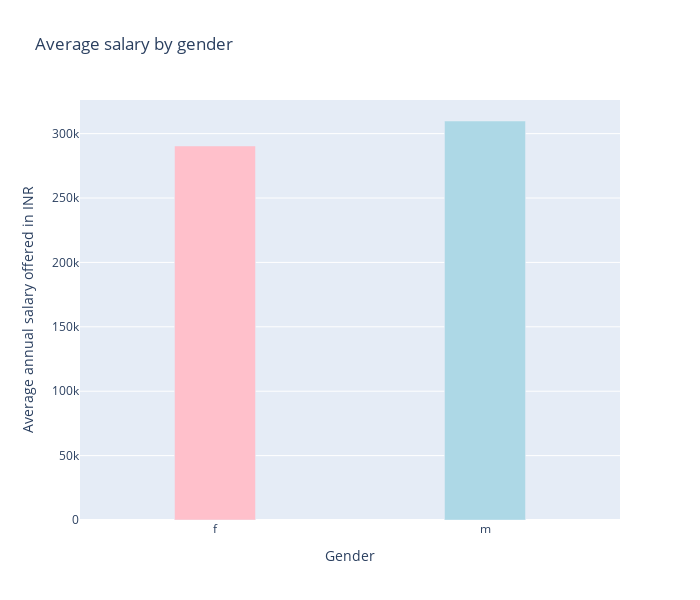

Notebook code cell kept with this figure:
### Code cell
# חישוב ממוצע המשכורות לפי מגדר
average_salary_gender = pj.groupby('Gender')['Salary'].mean().reset_index()
fig = px.bar(average_salary_gender, x='Gender', y='Salary', 
             title='Average salary by gender', 
             labels={'Gender': 'Gender', 'Salary': 'Average annual salary offered in INR'},
             color_discrete_map={'m': 'lightblue', 'f': 'pink'},
             width=700, height=600)
fig.update_traces(marker=dict(color=['lightblue' if Gender == 'm' else 'pink' for Gender in average_salary_gender['Gender']]))
# הצגת הגרף
fig.update_traces(width=0.3)
fig.show()

### Figure 1 — Plotly figure (JSON) as saved in the notebook; plotly's stock layout.template omitted (floating-point values rounded to 4 significant figures)
{"data": [{"alignmentgroup": "True", "hovertemplate": "Gender=%{x}<br>Average annual salary offered in INR=%{y}<extra></extra>", "legendgroup": "", "marker": {"color": ["pink", "lightblue"], "pattern": {"shape": ""}}, "name": "", "offsetgroup": "", "orientation": "v", "showlegend": false, "textposition": "auto", "type": "bar", "width": 0.3, "x": ["f", "m"], "xaxis": "x", "y": [290400.0, 309800.0], "yaxis": "y"}], "layout": {"barmode": "relative", "height": 600, "legend": {"tracegroupgap": 0}, "title": {"text": "Average salary by gender"}, "width": 700, "xaxis": {"anchor": "y", "autorange": true, "domain": [0, 1], "range": [-0.5, 1.5], "title": {"text": "Gender"}, "type": "category"}, "yaxis": {"anchor": "x", "autorange": true, "domain": [0, 1], "range": [0, 326100.0], "title": {"text": "Average annual salary offered in INR"}, "type": "linear"}}}
